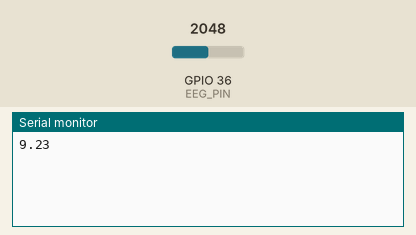
Simulated run of this sketch. Board: ESP32. On the bench: the last lines printed to the serial monitor. The test bench sets the inputs (shaded band); at power-on: GPIO 36 (EEG_PIN) = 2048. Nothing arrives over Bluetooth unless stated; a phone connects over Bluetooth LE 3 s after start.

Above: at 1.2 s.
1.3 s: GPIO 36 (EEG_PIN) set to 2866
At 2.6 s:
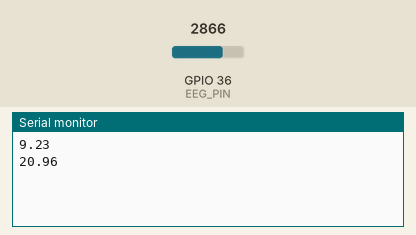
2.8 s: GPIO 36 (EEG_PIN) set to 3603
At 3.8 s:
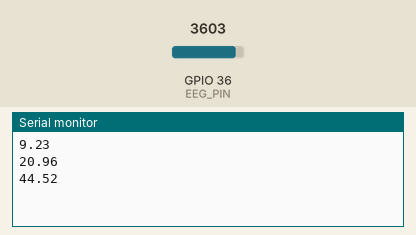
Timing chart, 0 to 5.8 s (numbered marks = the images above; inputs shaded):
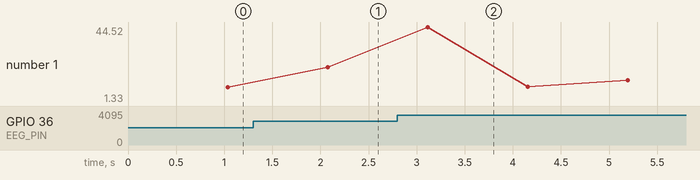

Measured:
- after the input at 1.3 s, the serial monitor: prints a new line after 0.78 s (image 1)
- after the input at 2.8 s, the serial monitor: prints a new line after 0.32 s (image 2)
- plotted number 1: 9.23 → 20.96 after the input at 1.3 s, 20.96 → 8.85 after the input at 2.8 s

The sketch:

main.ino
```cpp
#include "BLEHandler.h"
#include "EEGProcessor.h"
void setup() {
  Serial.begin(115200);
  initBLE();
  pinMode(EEG_PIN, INPUT);
}

void loop() {
  static int counter = 0;
  updateBLE(String(processEEGSignal()));
  Serial.println(processEEGSignal());
}
```

BLEHandler.cpp
```cpp
#include "BLEHandler.h"

BLECharacteristic *pCharacteristic;
bool deviceConnected = false;

class ServerCallbacks : public BLEServerCallbacks {
  void onConnect(BLEServer *pServer) {
    deviceConnected = true;
  }

  void onDisconnect(BLEServer *pServer) {
    deviceConnected = false;
  }
};

void initBLE() {
  BLEDevice::init("Neurolense EEG");

  BLEServer *pServer = BLEDevice::createServer();
  pServer->setCallbacks(new ServerCallbacks());

  BLEService *pService = pServer->createService(BLEUUID((uint16_t)0x181A));
  pCharacteristic = pService->createCharacteristic(
    BLEUUID((uint16_t)0x2A59),
    BLECharacteristic::PROPERTY_NOTIFY);
  pCharacteristic->addDescriptor(new BLE2902());

  pService->start();
  BLEAdvertising *pAdvertising = BLEDevice::getAdvertising();
  pAdvertising->addServiceUUID(pService->getUUID());
  pAdvertising->setScanResponse(true);
  pAdvertising->setMinPreferred(0x0);
  pAdvertising->setMinPreferred(0x1F);
  BLEDevice::startAdvertising();
}

void updateBLE(String newValue) {
  if (deviceConnected) {
    pCharacteristic->setValue(newValue.c_str());
    pCharacteristic->notify();
  }
}
```

BLEHandler.h
```cpp
#ifndef BLEHANDER_H
#define BLEHANDER_H

#include <BLEDevice.h>
#include <BLEUtils.h>
#include <BLE2902.h>
#include <BLEServer.h>

extern BLECharacteristic *pCharacteristic;
extern bool deviceConnected;

void initBLE();
void updateBLE(String newValue);

#endif
```

EEGProcessor.cpp
```cpp
#include "EEGProcessor.h"
#include <Arduino.h>
#include <arduinoFFT.h>

double vReal[SAMPLE_SIZE];
double vImag[SAMPLE_SIZE];

ArduinoFFT FFT = ArduinoFFT(vReal, vImag, SAMPLE_SIZE, SAMPLING_FREQUENCY);

double processEEGSignal() {
    for (int i = 0; i < SAMPLE_SIZE; i++) {
    float sensor_value = analogRead(EEG_PIN);
    vReal[i] = EEGFilter(sensor_value);
    vImag[i] = 0;
    delayMicroseconds(1000000 / SAMPLE_RATE);
  }

  FFT.windowing(FFT_WIN_TYP_HAMMING, FFT_FORWARD);
  FFT.compute(FFT_FORWARD);
  FFT.complexToMagnitude();
  return FFT.majorPeak();
}


float EEGFilter(float input) {
	float output = input;
	{
		static float z1, z2; // filter section state
		float x = output - -0.95391350*z1 - 0.25311356*z2;
		output = 0.00735282*x + 0.01470564*z1 + 0.00735282*z2;
		z2 = z1;
		z1 = x;
	}
	{
		static float z1, z2; // filter section state
		float x = output - -1.20596630*z1 - 0.60558332*z2;
		output = 1.00000000*x + 2.00000000*z1 + 1.00000000*z2;
		z2 = z1;
		z1 = x;
	}
	{
		static float z1, z2; // filter section state
		float x = output - -1.97690645*z1 - 0.97706395*z2;
		output = 1.00000000*x + -2.00000000*z1 + 1.00000000*z2;
		z2 = z1;
		z1 = x;
	}
	{
		static float z1, z2; // filter section state
		float x = output - -1.99071687*z1 - 0.99086813*z2;
		output = 1.00000000*x + -2.00000000*z1 + 1.00000000*z2;
		z2 = z1;
		z1 = x;
	}
	return output;
}
```

EEGProcessor.h
```cpp
#ifndef EEG_PROCESSOR_H
#define EEG_PROCESSOR_H

#define EEG_PIN A0
#define SAMPLE_SIZE 128
#define SAMPLE_RATE 256
#define SAMPLING_FREQUENCY 250.0

double processEEGSignal();
float EEGFilter(float input);

#endif
```
